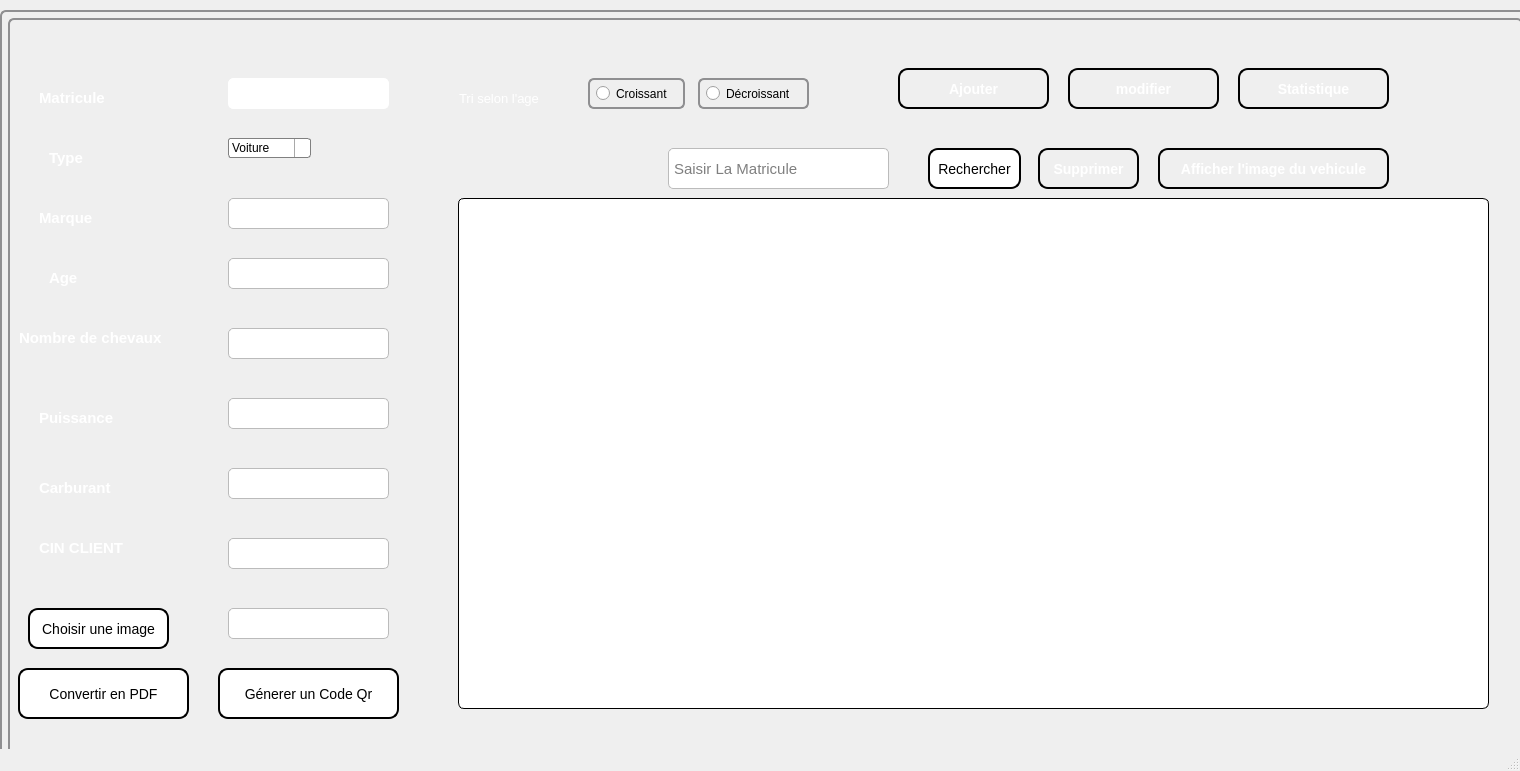
<?xml version="1.0" encoding="UTF-8"?>
<ui version="4.0">
 <class>vehicules_windows</class>
 <widget class="QMainWindow" name="vehicules_windows">
  <property name="geometry">
   <rect>
    <x>0</x>
    <y>0</y>
    <width>1520</width>
    <height>771</height>
   </rect>
  </property>
  <property name="windowTitle">
   <string>vehicules_windows</string>
  </property>
  <widget class="QWidget" name="centralwidget">
   <widget class="QStackedWidget" name="stackedWidget">
    <property name="geometry">
     <rect>
      <x>0</x>
      <y>10</y>
      <width>1531</width>
      <height>791</height>
     </rect>
    </property>
    <property name="styleSheet">
     <string notr="true">QWidget {
  background: qlineargradient(x1: 0, y1: 0, x2: 1, y2: 1,
                              stop: 0 #025bad, stop: 0.1#025bad,
                              stop: 0.5#51c6f0, stop: 0.9#025bad,

                              stop: 1.0 #025bad);
  border: 2px solid #8f8f91;
  border-radius: 6px;
  padding: 6px;
}</string>
    </property>
    <property name="frameShadow">
     <enum>QFrame::Plain</enum>
    </property>
    <property name="currentIndex">
     <number>0</number>
    </property>
    <widget class="QWidget" name="ajouter_vehicule">
     <widget class="QLineEdit" name="lineEdit_matricule">
      <property name="geometry">
       <rect>
        <x>220</x>
        <y>60</y>
        <width>161</width>
        <height>31</height>
       </rect>
      </property>
      <property name="styleSheet">
       <string notr="true">QLineEdit {
    background-color: #FFFFFF;
    border: 1px solid #FFFFFF;
	background-color: rgb(255, 255, 255);
    border-radius: 5px;
    padding: 3px;
    font-size: 15px;
    font-family: &quot;Arial&quot;;
}

QLineEdit:focus {
    border: 2px solid #0000FF;
    background-color: #F0F0F0;
}</string>
      </property>
      <property name="text">
       <string/>
      </property>
     </widget>
     <widget class="QLineEdit" name="lineEdit_marque">
      <property name="geometry">
       <rect>
        <x>220</x>
        <y>180</y>
        <width>161</width>
        <height>31</height>
       </rect>
      </property>
      <property name="styleSheet">
       <string notr="true">QLineEdit {
    background-color: #FFFFFF;
    border: 1px solid #BBBBBB;
    border-radius: 5px;
    padding: 3px;
    font-size: 15px;
    font-family: &quot;Arial&quot;;
}

QLineEdit:focus {
    border: 2px solid #0000FF;
    background-color: #F0F0F0;
}</string>
      </property>
     </widget>
     <widget class="QLineEdit" name="lineEdit_puissance">
      <property name="geometry">
       <rect>
        <x>220</x>
        <y>380</y>
        <width>161</width>
        <height>31</height>
       </rect>
      </property>
      <property name="styleSheet">
       <string notr="true">QLineEdit {
    background-color: #FFFFFF;
    border: 1px solid #BBBBBB;
    border-radius: 5px;
    padding: 3px;
    font-size: 15px;
    font-family: &quot;Arial&quot;;
}

QLineEdit:focus {
    border: 2px solid #0000FF;
    background-color: #F0F0F0;
}</string>
      </property>
     </widget>
     <widget class="QLineEdit" name="lineEdit_age">
      <property name="geometry">
       <rect>
        <x>220</x>
        <y>240</y>
        <width>161</width>
        <height>31</height>
       </rect>
      </property>
      <property name="styleSheet">
       <string notr="true">QLineEdit {
    background-color: #FFFFFF;
    border: 1px solid #BBBBBB;
    border-radius: 5px;
    padding: 3px;
    font-size: 15px;
    font-family: &quot;Arial&quot;;
}

QLineEdit:focus {
    border: 2px solid #0000FF;
    background-color: #F0F0F0;
}</string>
      </property>
     </widget>
     <widget class="QLineEdit" name="lineEdit_nbchevaux">
      <property name="geometry">
       <rect>
        <x>220</x>
        <y>310</y>
        <width>161</width>
        <height>31</height>
       </rect>
      </property>
      <property name="styleSheet">
       <string notr="true">QLineEdit {
    background-color: #FFFFFF;
    border: 1px solid #BBBBBB;
    border-radius: 5px;
    padding: 3px;
    font-size: 15px;
    font-family: &quot;Arial&quot;;
}

QLineEdit:focus {
    border: 2px solid #0000FF;
    background-color: #F0F0F0;
}</string>
      </property>
     </widget>
     <widget class="QLineEdit" name="lineEdit_carburant">
      <property name="geometry">
       <rect>
        <x>220</x>
        <y>450</y>
        <width>161</width>
        <height>31</height>
       </rect>
      </property>
      <property name="styleSheet">
       <string notr="true">QLineEdit {
    background-color: #FFFFFF;
    border: 1px solid #BBBBBB;
    border-radius: 5px;
    padding: 3px;
    font-size: 15px;
    font-family: &quot;Arial&quot;;
}

QLineEdit:focus {
    border: 2px solid #0000FF;
    background-color: #F0F0F0;
}</string>
      </property>
     </widget>
     <widget class="QLabel" name="label">
      <property name="geometry">
       <rect>
        <x>20</x>
        <y>60</y>
        <width>111</width>
        <height>41</height>
       </rect>
      </property>
      <property name="styleSheet">
       <string notr="true">background-color:rgba(0,0,0,0);
color: rgb(255, 255, 255);
border-color:rgba(0,0,0,0);</string>
      </property>
      <property name="text">
       <string>&lt;html&gt;&lt;head/&gt;&lt;body&gt;&lt;p&gt;&lt;span style=&quot; font-size:11pt; font-weight:600;&quot;&gt;Matricule&lt;/span&gt;&lt;/p&gt;&lt;/body&gt;&lt;/html&gt;</string>
      </property>
     </widget>
     <widget class="QLabel" name="label_2">
      <property name="geometry">
       <rect>
        <x>20</x>
        <y>180</y>
        <width>91</width>
        <height>41</height>
       </rect>
      </property>
      <property name="styleSheet">
       <string notr="true">background-color:rgba(0,0,0,0);
color: rgb(255, 255, 255);
border-color:rgba(0,0,0,0);</string>
      </property>
      <property name="text">
       <string>&lt;html&gt;&lt;head/&gt;&lt;body&gt;&lt;p&gt;&lt;span style=&quot; font-size:11pt; font-weight:600;&quot;&gt;Marque&lt;/span&gt;&lt;/p&gt;&lt;/body&gt;&lt;/html&gt;</string>
      </property>
     </widget>
     <widget class="QLabel" name="label_3">
      <property name="geometry">
       <rect>
        <x>30</x>
        <y>120</y>
        <width>71</width>
        <height>41</height>
       </rect>
      </property>
      <property name="styleSheet">
       <string notr="true">background-color:rgba(0,0,0,0);
color: rgb(255, 255, 255);
border-color:rgba(0,0,0,0);</string>
      </property>
      <property name="text">
       <string>&lt;html&gt;&lt;head/&gt;&lt;body&gt;&lt;p&gt;&lt;span style=&quot; font-size:11pt; font-weight:600;&quot;&gt;Type&lt;/span&gt;&lt;/p&gt;&lt;/body&gt;&lt;/html&gt;</string>
      </property>
     </widget>
     <widget class="QLabel" name="label_4">
      <property name="geometry">
       <rect>
        <x>20</x>
        <y>380</y>
        <width>111</width>
        <height>41</height>
       </rect>
      </property>
      <property name="styleSheet">
       <string notr="true">background-color:rgba(0,0,0,0);
color: rgb(255, 255, 255);
border-color:rgba(0,0,0,0);</string>
      </property>
      <property name="text">
       <string>&lt;html&gt;&lt;head/&gt;&lt;body&gt;&lt;p&gt;&lt;span style=&quot; font-size:11pt; font-weight:600;&quot;&gt;Puissance&lt;/span&gt;&lt;/p&gt;&lt;/body&gt;&lt;/html&gt;</string>
      </property>
     </widget>
     <widget class="QLabel" name="label_5">
      <property name="geometry">
       <rect>
        <x>30</x>
        <y>240</y>
        <width>81</width>
        <height>41</height>
       </rect>
      </property>
      <property name="styleSheet">
       <string notr="true">background-color:rgba(0,0,0,0);
color: rgb(255, 255, 255);
border-color:rgba(0,0,0,0);</string>
      </property>
      <property name="text">
       <string>&lt;html&gt;&lt;head/&gt;&lt;body&gt;&lt;p&gt;&lt;span style=&quot; font-size:11pt; font-weight:600;&quot;&gt;Age&lt;/span&gt;&lt;/p&gt;&lt;/body&gt;&lt;/html&gt;</string>
      </property>
     </widget>
     <widget class="QLabel" name="label_6">
      <property name="geometry">
       <rect>
        <x>0</x>
        <y>300</y>
        <width>201</width>
        <height>41</height>
       </rect>
      </property>
      <property name="styleSheet">
       <string notr="true">background-color:rgba(0,0,0,0);
color: rgb(255, 255, 255);
border-color:rgba(0,0,0,0);</string>
      </property>
      <property name="text">
       <string>&lt;html&gt;&lt;head/&gt;&lt;body&gt;&lt;p&gt;&lt;span style=&quot; font-size:11pt; font-weight:600;&quot;&gt;Nombre de chevaux&lt;/span&gt;&lt;/p&gt;&lt;/body&gt;&lt;/html&gt;</string>
      </property>
     </widget>
     <widget class="QLabel" name="label_7">
      <property name="geometry">
       <rect>
        <x>20</x>
        <y>450</y>
        <width>120</width>
        <height>41</height>
       </rect>
      </property>
      <property name="styleSheet">
       <string notr="true">background-color:rgba(0,0,0,0);
color: rgb(255, 255, 255);
border-color:rgba(0,0,0,0);</string>
      </property>
      <property name="text">
       <string>&lt;html&gt;&lt;head/&gt;&lt;body&gt;&lt;p&gt;&lt;span style=&quot; font-size:11pt; font-weight:600;&quot;&gt;Carburant&lt;/span&gt;&lt;/p&gt;&lt;/body&gt;&lt;/html&gt;</string>
      </property>
     </widget>
     <widget class="QPushButton" name="button_ajouter">
      <property name="enabled">
       <bool>true</bool>
      </property>
      <property name="geometry">
       <rect>
        <x>890</x>
        <y>50</y>
        <width>151</width>
        <height>41</height>
       </rect>
      </property>
      <property name="styleSheet">
       <string notr="true">QPushButton {
    background: qlineargradient(x1: 0, y1: 0, x2: 0, y2: 1,
                                stop: 0 #04c8d6, stop: 1 #04c8d6);
    border: 2px solid #000000;
    border-radius: 10px;
    padding: 10px;
	
	
    color: white;
    font-size: 14px;
    font-weight: bold;
    text-align: center;
}

QPushButton:hover {
    background: qlineargradient(x1: 0, y1: 0, x2: 0, y2: 1,
                                stop: 0 #50faf7, stop: 1 #50faf7);
    cursor: pointer;
    box-shadow: 0px 0px 5px #004040;
}

QPushButton:pressed {
    background: qlineargradient(x1: 0, y1: 0, x2: 0, y2: 1,
                                stop: 0 #004080, stop: 1 #002040);
}</string>
      </property>
      <property name="text">
       <string>Ajouter</string>
      </property>
     </widget>
     <widget class="QPushButton" name="button_modifier">
      <property name="geometry">
       <rect>
        <x>1060</x>
        <y>50</y>
        <width>151</width>
        <height>41</height>
       </rect>
      </property>
      <property name="styleSheet">
       <string notr="true">QPushButton {
    background: qlineargradient(x1: 0, y1: 0, x2: 0, y2: 1,
                                stop: 0 #04c8d6, stop: 1 #04c8d6);
    border: 2px solid #000000;
    border-radius: 10px;
    padding: 10px;
	
	
    color: white;
    font-size: 14px;
    font-weight: bold;
    text-align: center;
}

QPushButton:hover {
    background: qlineargradient(x1: 0, y1: 0, x2: 0, y2: 1,
                                stop: 0 #50faf7, stop: 1 #50faf7);
    cursor: pointer;
    box-shadow: 0px 0px 5px #004040;
}

QPushButton:pressed {
    background: qlineargradient(x1: 0, y1: 0, x2: 0, y2: 1,
                                stop: 0 #004080, stop: 1 #002040);
}</string>
      </property>
      <property name="text">
       <string>modifier</string>
      </property>
     </widget>
     <widget class="QLineEdit" name="lineEdit_chercher_supprimer">
      <property name="geometry">
       <rect>
        <x>660</x>
        <y>130</y>
        <width>221</width>
        <height>41</height>
       </rect>
      </property>
      <property name="styleSheet">
       <string notr="true">QLineEdit {
    background-color: #FFFFFF;
    border: 1px solid #BBBBBB;
    border-radius: 5px;
    padding: 3px;
    font-size: 15px;
    font-family: &quot;Arial&quot;;
}

QLineEdit:focus {
    border: 2px solid #0000FF;
    background-color: #F0F0F0;
}</string>
      </property>
      <property name="text">
       <string/>
      </property>
      <property name="placeholderText">
       <string>Saisir La Matricule</string>
      </property>
     </widget>
     <widget class="QPushButton" name="button_rechercher_vehicule">
      <property name="geometry">
       <rect>
        <x>920</x>
        <y>130</y>
        <width>93</width>
        <height>41</height>
       </rect>
      </property>
      <property name="styleSheet">
       <string notr="true">QPushButton {
    background-color: white;
    color: black;
    border: 2px solid black;
    border-radius: 10px;
    padding: 5px;
    font-size: 14px;
}

QPushButton:hover {
    background-color: #737370;
    color: white;
    border: 2px solid white;
    transform: scale(1.1, 1.1);
    transition: all 0.5s ease;
}</string>
      </property>
      <property name="text">
       <string>Rechercher</string>
      </property>
     </widget>
     <widget class="QLabel" name="label_21">
      <property name="geometry">
       <rect>
        <x>440</x>
        <y>60</y>
        <width>131</width>
        <height>41</height>
       </rect>
      </property>
      <property name="styleSheet">
       <string notr="true">background-color:rgba(0,0,0,0);
color: rgb(255, 255, 255);
border-color:rgba(0,0,0,0);</string>
      </property>
      <property name="text">
       <string>&lt;html&gt;&lt;head/&gt;&lt;body&gt;&lt;p&gt;&lt;span style=&quot; font-size:10pt;&quot;&gt;Tri selon l'age&lt;/span&gt;&lt;/p&gt;&lt;/body&gt;&lt;/html&gt;</string>
      </property>
     </widget>
     <widget class="QPushButton" name="button_convertir_pdf">
      <property name="geometry">
       <rect>
        <x>10</x>
        <y>650</y>
        <width>171</width>
        <height>51</height>
       </rect>
      </property>
      <property name="styleSheet">
       <string notr="true">QPushButton {
    background-color: white;
    color: black;
    border: 2px solid black;
    border-radius: 10px;
    padding: 5px;
    font-size:14px;
}

QPushButton:hover {
    background-color: #737370;
    color: white;
    border: 2px solid white;
    transform: scale(1.1, 1.1);
    transition: all 0.5s ease;
}</string>
      </property>
      <property name="text">
       <string>Convertir en PDF</string>
      </property>
     </widget>
     <widget class="QPushButton" name="button_supprimer">
      <property name="geometry">
       <rect>
        <x>1030</x>
        <y>130</y>
        <width>101</width>
        <height>41</height>
       </rect>
      </property>
      <property name="styleSheet">
       <string notr="true">QPushButton {
    background: qlineargradient(x1: 0, y1: 0, x2: 0, y2: 1,
                                stop: 0 #04c8d6, stop: 1 #04c8d6);
    border: 2px solid #000000;
    border-radius: 10px;
    padding: 10px;
	
	
    color: white;
    font-size: 14px;
    font-weight: bold;
    text-align: center;
}

QPushButton:hover {
    background: qlineargradient(x1: 0, y1: 0, x2: 0, y2: 1,
                                stop: 0 #50faf7, stop: 1 #50faf7);
    cursor: pointer;
    box-shadow: 0px 0px 5px #004040;
}

QPushButton:pressed {
    background: qlineargradient(x1: 0, y1: 0, x2: 0, y2: 1,
                                stop: 0 #004080, stop: 1 #002040);
}</string>
      </property>
      <property name="text">
       <string>Supprimer</string>
      </property>
     </widget>
     <widget class="QLineEdit" name="lineEdit_cin">
      <property name="geometry">
       <rect>
        <x>220</x>
        <y>520</y>
        <width>161</width>
        <height>31</height>
       </rect>
      </property>
      <property name="styleSheet">
       <string notr="true">QLineEdit {
    background-color: #FFFFFF;
    border: 1px solid #BBBBBB;
    border-radius: 5px;
    padding: 3px;
    font-size: 15px;
    font-family: &quot;Arial&quot;;
}

QLineEdit:focus {
    border: 2px solid #0000FF;
    background-color: #F0F0F0;
}</string>
      </property>
     </widget>
     <widget class="QLabel" name="label_9">
      <property name="geometry">
       <rect>
        <x>20</x>
        <y>510</y>
        <width>131</width>
        <height>41</height>
       </rect>
      </property>
      <property name="styleSheet">
       <string notr="true">background-color:rgba(0,0,0,0);
color: rgb(255, 255, 255);
border-color:rgba(0,0,0,0);</string>
      </property>
      <property name="text">
       <string>&lt;html&gt;&lt;head/&gt;&lt;body&gt;&lt;p&gt;&lt;span style=&quot; font-size:11pt; font-weight:600;&quot;&gt;CIN CLIENT&lt;/span&gt;&lt;/p&gt;&lt;/body&gt;&lt;/html&gt;</string>
      </property>
     </widget>
     <widget class="QComboBox" name="comboBox_type">
      <property name="geometry">
       <rect>
        <x>220</x>
        <y>120</y>
        <width>137</width>
        <height>22</height>
       </rect>
      </property>
      <property name="styleSheet">
       <string notr="true">QComboBox {
    border: 1px solid gray;
    border-radius: 3px;
    padding: 1px 18px 1px 3px;
    min-width: 6em;
}

QComboBox:editable {
    background: white;
}

QComboBox:!editable, QComboBox::drop-down:editable {
     background: qlineargradient(x1: 0, y1: 0, x2: 0, y2: 1,
                                 stop: 0 #E1E1E1, stop: 0.4 #DDDDDD,
                                 stop: 0.5 #D8D8D8, stop: 1.0 #D3D3D3);
}

/* QComboBox gets the &quot;on&quot; state when the popup is open */
QComboBox:!editable:on, QComboBox::drop-down:editable:on {
    background: qlineargradient(x1: 0, y1: 0, x2: 0, y2: 1,
                                stop: 0 #D3D3D3, stop: 0.4 #D8D8D8,
                                stop: 0.5 #DDDDDD, stop: 1.0 #E1E1E1);
}

QComboBox:on { /* shift the text when the popup opens */
    padding-top: 3px;
    padding-left: 4px;
}

QComboBox::drop-down {
    subcontrol-origin: padding;
    subcontrol-position: top right;
    width: 15px;

    border-left-width: 1px;
    border-left-color: darkgray;
    border-left-style: solid; /* just a single line */
    border-top-right-radius: 3px; /* same radius as the QComboBox */
    border-bottom-right-radius: 3px;
}

QComboBox::down-arrow {
    image: url(/usr/share/icons/crystalsvg/16x16/actions/1downarrow.png);
}

QComboBox::down-arrow:on { /* shift the arrow when popup is open */
    top: 1px;
    left: 1px;
}</string>
      </property>
      <property name="sizeAdjustPolicy">
       <enum>QComboBox::AdjustToContents</enum>
      </property>
      <item>
       <property name="text">
        <string>Voiture</string>
       </property>
      </item>
      <item>
       <property name="text">
        <string>Camion</string>
       </property>
      </item>
      <item>
       <property name="text">
        <string>Moto</string>
       </property>
      </item>
     </widget>
     <widget class="QRadioButton" name="radioButton_croissant">
      <property name="geometry">
       <rect>
        <x>580</x>
        <y>60</y>
        <width>97</width>
        <height>31</height>
       </rect>
      </property>
      <property name="text">
       <string>Croissant</string>
      </property>
     </widget>
     <widget class="QRadioButton" name="radioButton_decroissant">
      <property name="geometry">
       <rect>
        <x>690</x>
        <y>60</y>
        <width>111</width>
        <height>31</height>
       </rect>
      </property>
      <property name="text">
       <string>Décroissant</string>
      </property>
     </widget>
     <widget class="QPushButton" name="boutton_generer_codeqr">
      <property name="geometry">
       <rect>
        <x>210</x>
        <y>650</y>
        <width>181</width>
        <height>51</height>
       </rect>
      </property>
      <property name="styleSheet">
       <string notr="true">QPushButton {
    background-color: white;
    color: black;
    border: 2px solid black;
    border-radius: 10px;
    padding: 5px;
    font-size:14px;
}

QPushButton:hover {
    background-color: #737370;
    color: white;
    border: 2px solid white;
    transform: scale(1.1, 1.1);
    transition: all 0.5s ease;
}</string>
      </property>
      <property name="text">
       <string>Génerer un Code Qr</string>
      </property>
     </widget>
     <widget class="QPushButton" name="button_statistique">
      <property name="geometry">
       <rect>
        <x>1230</x>
        <y>50</y>
        <width>151</width>
        <height>41</height>
       </rect>
      </property>
      <property name="styleSheet">
       <string notr="true">QPushButton {
    background: qlineargradient(x1: 0, y1: 0, x2: 0, y2: 1,
                                stop: 0 #04c8d6, stop: 1 #04c8d6);
    border: 2px solid #000000;
    border-radius: 10px;
    padding: 10px;
	
	
    color: white;
    font-size: 14px;
    font-weight: bold;
    text-align: center;
}

QPushButton:hover {
    background: qlineargradient(x1: 0, y1: 0, x2: 0, y2: 1,
                                stop: 0 #50faf7, stop: 1 #50faf7);
    cursor: pointer;
    box-shadow: 0px 0px 5px #004040;
}

QPushButton:pressed {
    background: qlineargradient(x1: 0, y1: 0, x2: 0, y2: 1,
                                stop: 0 #004080, stop: 1 #002040);
}</string>
      </property>
      <property name="text">
       <string>Statistique</string>
      </property>
     </widget>
     <widget class="QPushButton" name="pushButton">
      <property name="geometry">
       <rect>
        <x>20</x>
        <y>590</y>
        <width>141</width>
        <height>41</height>
       </rect>
      </property>
      <property name="styleSheet">
       <string notr="true">QPushButton {
    background-color: white;
    color: black;
    border: 2px solid black;
    border-radius: 10px;
    padding: 5px;
    font-size:14px;
}

QPushButton:hover {
    background-color: #737370;
    color: white;
    border: 2px solid white;
    transform: scale(1.1, 1.1);
    transition: all 0.5s ease;
}</string>
      </property>
      <property name="text">
       <string>Choisir une image</string>
      </property>
     </widget>
     <widget class="QLineEdit" name="lineEdit_photo">
      <property name="geometry">
       <rect>
        <x>220</x>
        <y>590</y>
        <width>161</width>
        <height>31</height>
       </rect>
      </property>
      <property name="styleSheet">
       <string notr="true">QLineEdit {
    background-color: #FFFFFF;
    border: 1px solid #BBBBBB;
    border-radius: 5px;
    padding: 3px;
    font-size: 15px;
    font-family: &quot;Arial&quot;;
}

QLineEdit:focus {
    border: 2px solid #0000FF;
    background-color: #F0F0F0;
}</string>
      </property>
      <property name="readOnly">
       <bool>true</bool>
      </property>
     </widget>
     <widget class="QPushButton" name="boutton_verifier_image">
      <property name="geometry">
       <rect>
        <x>1150</x>
        <y>130</y>
        <width>231</width>
        <height>41</height>
       </rect>
      </property>
      <property name="styleSheet">
       <string notr="true">QPushButton {
    background: qlineargradient(x1: 0, y1: 0, x2: 0, y2: 1,
                                stop: 0 #04c8d6, stop: 1 #04c8d6);
    border: 2px solid #000000;
    border-radius: 10px;
    padding: 10px;
	
	
    color: white;
    font-size: 14px;
    font-weight: bold;
    text-align: center;
}

QPushButton:hover {
    background: qlineargradient(x1: 0, y1: 0, x2: 0, y2: 1,
                                stop: 0 #50faf7, stop: 1 #50faf7);
    cursor: pointer;
    box-shadow: 0px 0px 5px #004040;
}

QPushButton:pressed {
    background: qlineargradient(x1: 0, y1: 0, x2: 0, y2: 1,
                                stop: 0 #004080, stop: 1 #002040);
}</string>
      </property>
      <property name="text">
       <string>Afficher l'image du vehicule</string>
      </property>
     </widget>
     <widget class="QTableView" name="tableView">
      <property name="geometry">
       <rect>
        <x>450</x>
        <y>180</y>
        <width>1031</width>
        <height>511</height>
       </rect>
      </property>
      <property name="styleSheet">
       <string notr="true">QTableView {
    background-color: white;
    border: 1px solid black;
    font-size: 14px;
    selection-background-color: blue; /* set selection background color to blue */
}

QHeaderView::section {
    background-color: white;
    color: black;
    font-weight: bold;
    padding: 5px;
    text-align: left;
    height: 40px;
}

QTableView::item {
    border-bottom: 1px solid black;
    padding: 5px;
}</string>
      </property>
     </widget>
    </widget>
    <widget class="QWidget" name="page">
     <widget class="QPushButton" name="button_scanner_codeqr">
      <property name="geometry">
       <rect>
        <x>470</x>
        <y>350</y>
        <width>191</width>
        <height>41</height>
       </rect>
      </property>
      <property name="styleSheet">
       <string notr="true">QPushButton {
    background: qlineargradient(x1: 0, y1: 0, x2: 0, y2: 1,
                                stop: 0 #f7a8a8, stop: 1 #f7a8a8);
    border: 2px solid #000000;
    border-radius: 10px;
    padding: 10px;
	
	
    color: white;
    font-size: 14px;
    font-weight: bold;
    text-align: center;
}

QPushButton:hover {
    background: qlineargradient(x1: 0, y1: 0, x2: 0, y2: 1,
                                stop: 0 #50faf7, stop: 1 #50faf7);
    cursor: pointer;
    box-shadow: 0px 0px 5px #004040;
}

QPushButton:pressed {
    background: qlineargradient(x1: 0, y1: 0, x2: 0, y2: 1,
                                stop: 0 #004080, stop: 1 #002040);
}</string>
      </property>
      <property name="text">
       <string>Scanner Le Code QR</string>
      </property>
     </widget>
     <widget class="QLineEdit" name="lineEdit_matricule_codeqr">
      <property name="geometry">
       <rect>
        <x>690</x>
        <y>350</y>
        <width>221</width>
        <height>41</height>
       </rect>
      </property>
      <property name="styleSheet">
       <string notr="true">QLineEdit {
    background-color: #FFFFFF;
    border: 1px solid #BBBBBB;
    border-radius: 5px;
    padding: 3px;
    font-size: 15px;
    font-family: &quot;Arial&quot;;
}

QLineEdit:focus {
    border: 2px solid #0000FF;
    background-color: #F0F0F0;
}</string>
      </property>
      <property name="placeholderText">
       <string>Saisir La Matricule</string>
      </property>
     </widget>
     <widget class="QLabel" name="qrcode">
      <property name="geometry">
       <rect>
        <x>210</x>
        <y>270</y>
        <width>221</width>
        <height>221</height>
       </rect>
      </property>
      <property name="styleSheet">
       <string notr="true">background-color:rgba(0,0,0,0);
border-color:rgba(0,0,0,0);</string>
      </property>
      <property name="text">
       <string/>
      </property>
     </widget>
     <widget class="QPushButton" name="button_retour_codeqr">
      <property name="geometry">
       <rect>
        <x>1180</x>
        <y>50</y>
        <width>101</width>
        <height>41</height>
       </rect>
      </property>
      <property name="styleSheet">
       <string notr="true">QPushButton {
    background: qlineargradient(x1: 0, y1: 0, x2: 0, y2: 1,
                                stop: 0 #04c8d6, stop: 1 #04c8d6);
    border: 2px solid #000000;
    border-radius: 10px;
    padding: 10px;
	
	
    color: white;
    font-size: 14px;
    font-weight: bold;
    text-align: center;
}

QPushButton:hover {
    background: qlineargradient(x1: 0, y1: 0, x2: 0, y2: 1,
                                stop: 0 #50faf7, stop: 1 #50faf7);
    cursor: pointer;
    box-shadow: 0px 0px 5px #004040;
}

QPushButton:pressed {
    background: qlineargradient(x1: 0, y1: 0, x2: 0, y2: 1,
                                stop: 0 #004080, stop: 1 #002040);
}</string>
      </property>
      <property name="text">
       <string>Retour</string>
      </property>
     </widget>
    </widget>
   </widget>
  </widget>
  <widget class="QMenuBar" name="menubar">
   <property name="geometry">
    <rect>
     <x>0</x>
     <y>0</y>
     <width>1520</width>
     <height>26</height>
    </rect>
   </property>
  </widget>
  <widget class="QStatusBar" name="statusbar"/>
 </widget>
 <resources/>
 <connections/>
</ui>
